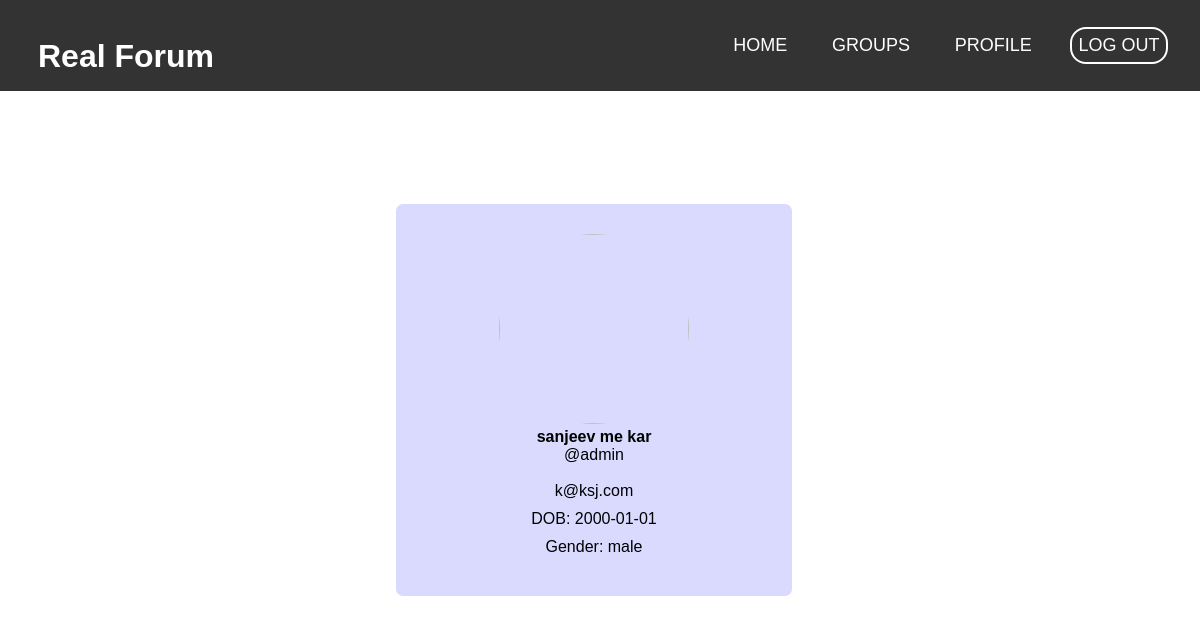
The page /profile (signed in) on the database its author committed.
### tables this page shows
CREATE TABLE user (
                                id integer PRIMARY KEY AUTOINCREMENT,
                                username text NOT NULL UNIQUE,
                                password text NOT NULL
                            );

CREATE TABLE userinfo (
                            user_id integer PRIMARY KEY,
                            firstname TEXT NOT NULL,
                            middlename TEXT,
                            lastname TEXT NOT NULL,
                            gender TEXT NOT NULL,
                            dob TEXT NOT NULL,
                            email TEXT NOT NULL UNIQUE,
                            FOREIGN KEY (user_id) REFERENCES user (id)
                        );

### app.py (the view)
@app.route("/profile")
def profile_user():
    if not session:
        return redirect(url_for("login"))
    profile = user_db.get_user_profile(session["user_id"])
    return render_template("account/profile.html", user=profile)

### src/database_handler.py (called while the page is built)
    def get_user_profile(self, user_id: int):
        user_profile = dict()
        user_profile["user_id"] = user_id
        get_record_by_username = self.db.execute(
            "SELECT * FROM userinfo WHERE user_id=?", (user_id,)
        ).fetchone()
        profile_username = self.db.execute(
            "SELECT username FROM user WHERE id=?", (user_id,)
        ).fetchone()[0]
        user_profile["username"] = profile_username
        fields = ["firstname", "middlename", "lastname", "gender", "dob", "email"]
        for index, attribute in enumerate(fields):
            user_profile[attribute] = get_record_by_username[index + 1]
        user_profile["name"] = (
            f"{user_profile['firstname']} {user_profile['middlename']} {user_profile['lastname']}"
        )
        return user_profile

### templates/account/profile.html (shortened to what this page needs)
{% extends "index_layout.html" %}
{% block index_layout %}
<main>
    <div>
        <img src="https://cdn.pixabay.com/photo/2015/10/05/22/37/blank-profile-picture-973460_960_720.png" />
        <h4>
            {{user["name"]}}
            <br />
            <span style="font-weight: normal;">
                @{{user["username"]}}
            </span>
        </h4>
        <br />
        <div class="profile-card">
            <div>{{user["email"]}}</div>
            <div>DOB: {{user["dob"]}}</div>
            <div>Gender: {{user["gender"]}}</div>
</main>
{% endblock %}

### static/css/main.css (style rules this page uses)
*, *::before, *::after { margin: 0; padding: 0; box-sizing: border-box; }
body { min-height: 100vh; font-family: "Franklin Gothic Medium", "Arial Narrow", Arial, sans-serif; }
main { text-align: center; justify-content: center; position: absolute; top: 50%; width: 33vw; left: 33%; -ms-transform: translateY(-50%); transform: translateY(-50%); }
main>div { padding: 30px; text-align: center; background-color: #dadaff; border-radius: 7px; }
main img { height: 190px; width: 190px; border-radius: 50%; }
.profile-card { display: flex; flex-direction: column; align-items: center; }
.profile-card div:not(:last-child) { margin-bottom: 10px; }

### rows shown on the page
user: username "admin"
userinfo: email "k@ksj.com", dob "2000-01-01", gender "male"

### other values the page prints
{{ user["name"] }} "sanjeev me kar"
